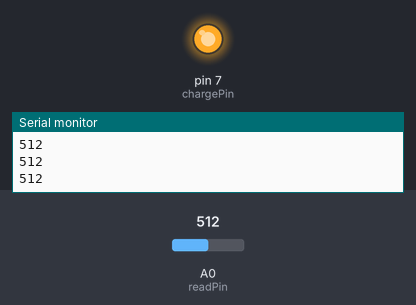
Bench run of a sketch on a simulated Arduino Uno, built with avr-gcc and run on an emulated ATmega328P. On the bench: output pins drawn as LEDs (lit = HIGH), the last lines printed to the serial monitor. Inputs (shaded band) come from the test bench; at power-on: A0 (readPin) = 512.

Above: at 1.2 s.
1.3 s: A0 (readPin) set to 993
3.0 s: A0 (readPin) set to 1018
At 5.0 s:
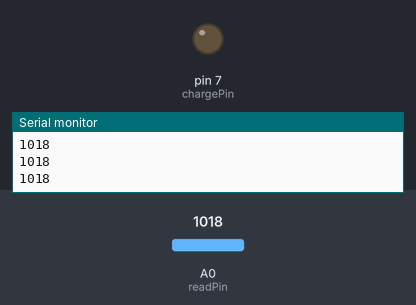
Timing chart, 0 to 6.5 s (numbered marks = the images above; inputs shaded):
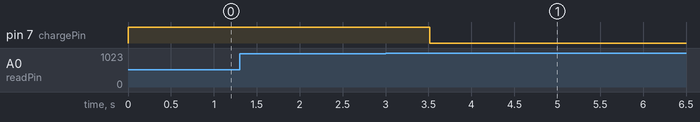

Measured:
- the behaviour switches between 999 and 1000 on A0 (readPin) (found by bisection; images 0 and 1)
- after the input at 3.0 s, pin 7 (chargePin): HIGH → LOW after 0.51 s

The sketch:

CONDENSADOR.ino
```cpp
const int chargePin = 7;
const int readPin = A0;

void setup() {
  Serial.begin(9600);
  pinMode(chargePin, OUTPUT);
}

void loop() {
  int lectura;
  unsigned long startTime, elapsed;

  // CARGA
  digitalWrite(chargePin, HIGH);
  startTime = millis();
  do {
    lectura = analogRead(readPin);
    Serial.println(lectura);
    delay(10);
  } while (lectura < 1000); // casi completamente cargado
  elapsed = millis() - startTime;
  Serial.print("CARGA_MS:");
  Serial.println(elapsed);

  delay(500);  // Pausa antes de descarga

  // DESCARGA
  digitalWrite(chargePin, LOW);
  startTime = millis();
  do {
    lectura = analogRead(readPin);
    Serial.println(lectura);
    delay(10);
  } while (lectura > 10); // casi completamente descargado
  elapsed = millis() - startTime;
  Serial.print("DESCARGA_MS:");
  Serial.println(elapsed);

  Serial.println("---");
  delay(2000);
}
```
